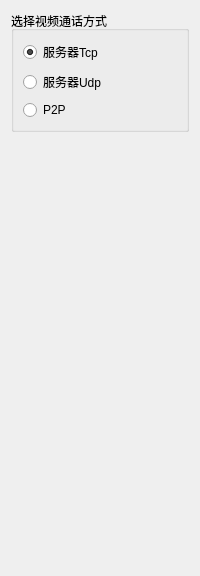
            <widget class="QWidget" name="page_set_video_call">
             <layout class="QVBoxLayout" name="verticalLayout_18">
              <item>
               <widget class="QGroupBox" name="groupBox_3">
                <property name="title">
                 <string>选择视频通话方式</string>
                </property>
                <layout class="QVBoxLayout" name="verticalLayout_17">
                 <item>
                  <widget class="QRadioButton" name="radio_call_tcp">
                   <property name="text">
                    <string>服务器Tcp</string>
                   </property>
                   <property name="checked">
                    <bool>true</bool>
                   </property>
                  </widget>
                 </item>
                 <item>
                  <widget class="QRadioButton" name="radio_call_udp">
                   <property name="text">
                    <string>服务器Udp</string>
                   </property>
                  </widget>
                 </item>
                 <item>
                  <widget class="QRadioButton" name="radio_call_p2p">
                   <property name="text">
                    <string>P2P</string>
                   </property>
                  </widget>
                 </item>
                </layout>
               </widget>
              </item>
              <item>
               <spacer name="verticalSpacer_11">
                <property name="orientation">
                 <enum>Qt::Orientation::Vertical</enum>
                </property>
                <property name="sizeHint" stdset="0">
                 <size>
                  <width>20</width>
                  <height>433</height>
                 </size>
                </property>
               </spacer>
              </item>
             </layout>
            </widget>
